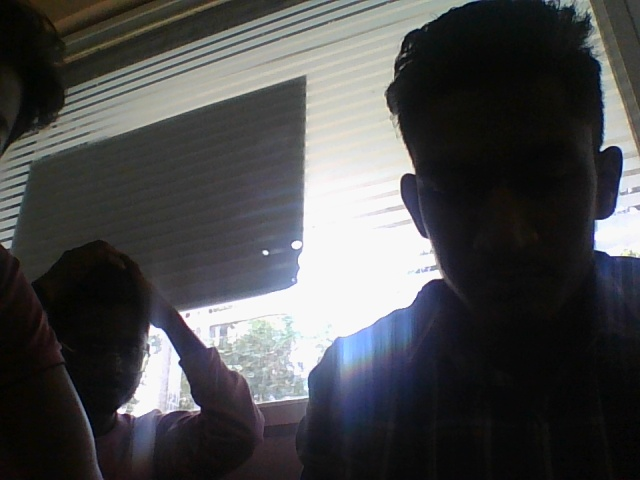
#> input picture Python/photo0030.jpg, 640 x 480 px, given in place of the camera
$ python live_color_detection.py
#> lines starting #> are read from the running program, lines starting #| are printed output that depends on the picture; after the words box and inside, x2 and y2 are one past the last pixel; in counts of white or black regions, pixels touching at a corner belong together
import cv2
import numpy as np


lr= {'red':(166,84,141),'green':(25,52,72),'blue':(97,100,117),'yellow':(23,59,119),'orange':(255, 191, 0),'pink':(255,0,255),'skin':(255,195,170)}

ur={'red':(186,255,255),'green':(102,255,255),'blue':(117,255,255),'yellow':(54,255,255),'orange':(255,128,0),'pink':(255, 0, 128),'skin':(45,34,30)}

color_names={'red':(0,0,255),'green':(102,255,255),'blue':(117,255,255),'yellow':(54,255,255),'orange':(255,128,0),'pink':(255,0,128),'skin':(255,206,180)}

cap=cv2.VideoCapture(0)
while True:
# img = cv2.imread('test.jpg')

# Hue Saturation Value
    r,frame=cap.read()
#> frame is the input picture: shape (480, 640, 3); mean B, G, R 76.3, 75.3, 74.8
    hsv = cv2.cvtColor(frame,cv2.COLOR_BGR2HSV)
#> hsv: shape (480, 640, 3); mean H, S, V 62.3, 43.4, 79.8

    for color_name , (lr,ur) in zip(color_names.keys(),zip(lr.values(),ur.values())):
        mask = cv2.inRange(hsv,np.array(lr),np.array(ur))
        kernel = np.ones((5,5),np.uint8)
        opening= cv2.morphologyEx(mask,cv2.MORPH_OPEN,kernel)

        c , hierarchy=cv2.findContours(opening,cv2.RETR_EXTERNAL,cv2.CHAIN_APPROX_SIMPLE)

        for cnt in c :
            area = cv2.contourArea(cnt)
            if area > 1000:
                x,y,a,b = cv2.boundingRect(cnt)
                cv2.rectangle(frame,(x,y),(x+a , y+b),color_names[color_name],2)
                cv2.putText(frame , color_name , (x,y+20),cv2.FONT_HERSHEY_SIMPLEX , 0.75, color_names[color_name],2)
#> this loop made 7 passes
#> pass 2, `mask = cv2.inRange(hsv,np.array(lr),np.array(ur))`:
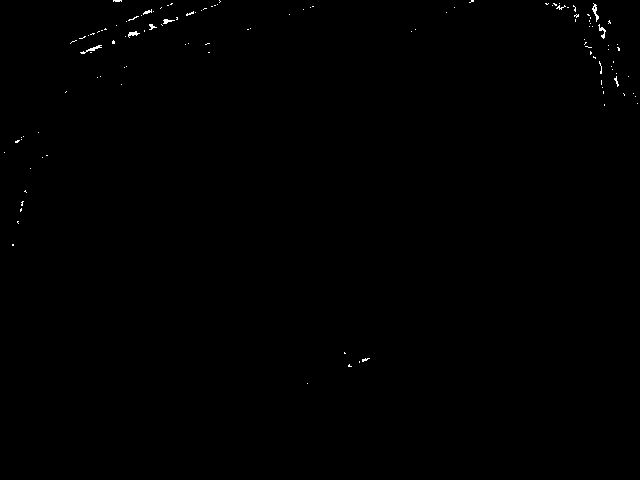
#> mask: shape (480, 640); 0.22% white in thin lines or dots, all inside (x1, y1, x2, y2) = (4, 0, 638, 384)
#> pass 3, `mask = cv2.inRange(hsv,np.array(lr),np.array(ur))`:
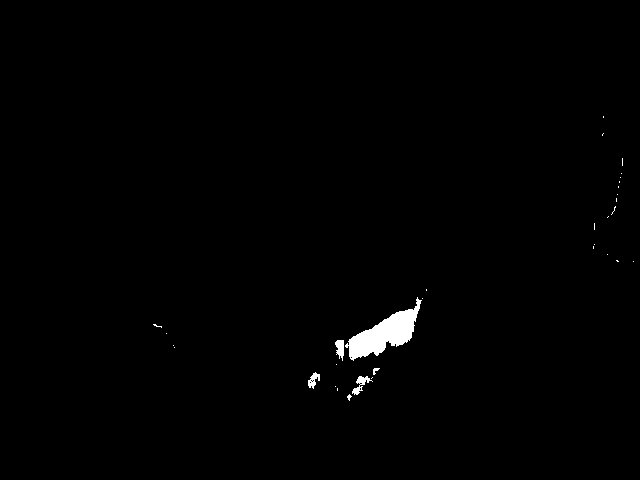
#> mask: shape (480, 640); 0.79% white; 33 white regions (28 under 20 px), largest, box (x1, y1, x2, y2) and area: (345, 297, 422, 361) 1914, (352, 376, 373, 395) 145, (335, 340, 344, 361) 129, (308, 372, 320, 389) 105, (373, 368, 380, 375) 26
#> pass 3, `opening= cv2.morphologyEx(mask,cv2.MORPH_OPEN,kernel)`:
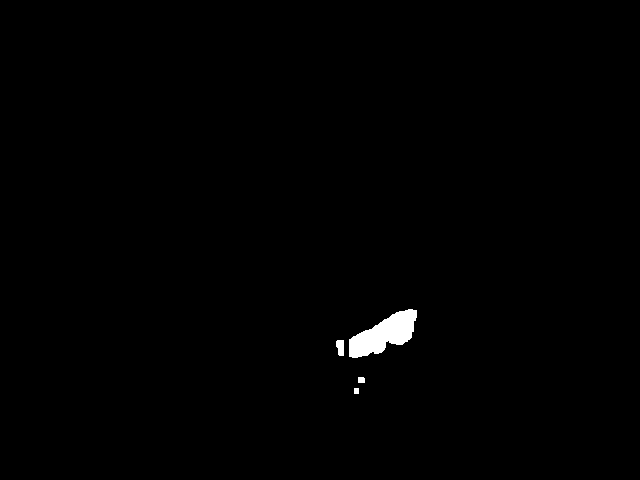
#> opening: shape (480, 640); 0.65% white; 4 white regions, box (x1, y1, x2, y2) and area: (349, 309, 417, 358) 1808, (336, 340, 344, 356) 109, (358, 377, 365, 383) 41, (354, 388, 359, 394) 30
#> after the loop:
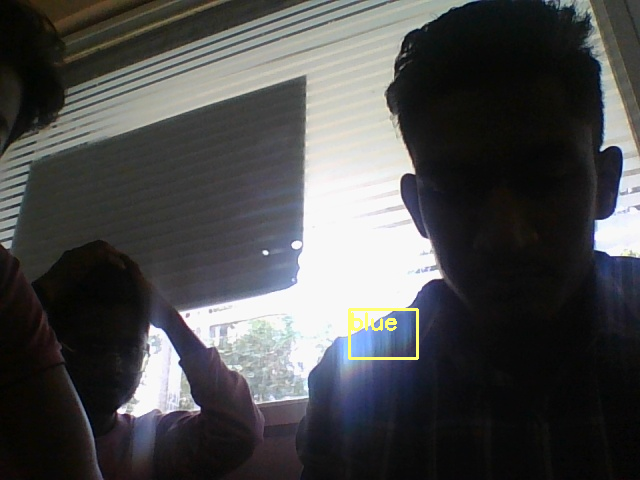
#> frame: shape (480, 640, 3); 0.35% of pixels changed, all inside (x1, y1, x2, y2) = (348, 308, 419, 360)

    cv2.imshow("Image",frame)
    if cv2.waitKey(2) & 0xFF==ord("q"):
#> (key q is pressed here)
        break

# cv2.waitKey(0)
cap.release()
cv2.destroyAllWindows()
